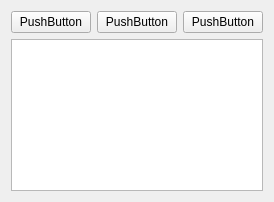
<?xml version="1.0" encoding="UTF-8"?>
<ui version="4.0">
 <class>Form</class>
 <widget class="QWidget" name="Form">
  <property name="geometry">
   <rect>
    <x>0</x>
    <y>0</y>
    <width>257</width>
    <height>202</height>
   </rect>
  </property>
  <property name="windowTitle">
   <string>Form</string>
  </property>
  <layout class="QVBoxLayout" name="verticalLayout_2">
   <item>
    <layout class="QHBoxLayout" name="horizontalLayout">
     <item>
      <widget class="QPushButton" name="pushButton_2">
       <property name="text">
        <string>PushButton</string>
       </property>
      </widget>
     </item>
     <item>
      <widget class="QPushButton" name="pushButton_3">
       <property name="text">
        <string>PushButton</string>
       </property>
      </widget>
     </item>
     <item>
      <widget class="QPushButton" name="pushButton">
       <property name="text">
        <string>PushButton</string>
       </property>
      </widget>
     </item>
    </layout>
   </item>
   <item>
    <widget class="QTextEdit" name="textEdit">
     <property name="readOnly">
      <bool>true</bool>
     </property>
    </widget>
   </item>
  </layout>
 </widget>
 <resources/>
 <connections/>
</ui>
